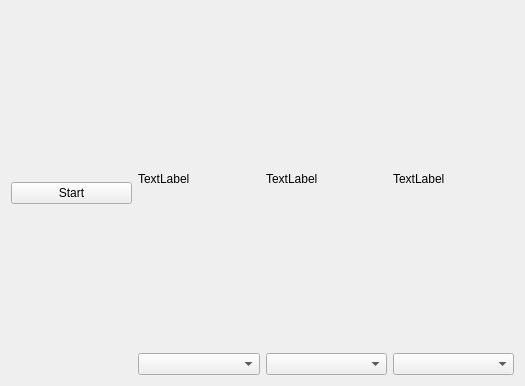
<?xml version="1.0" encoding="UTF-8"?>
<ui version="4.0">
 <class>Form</class>
 <widget class="QWidget" name="Form">
  <property name="geometry">
   <rect>
    <x>0</x>
    <y>0</y>
    <width>525</width>
    <height>386</height>
   </rect>
  </property>
  <property name="windowTitle">
   <string>Cam view</string>
  </property>
  <layout class="QHBoxLayout" name="horizontalLayout">
   
   <item>
    <layout class="QVBoxLayout" name="verticalLayout">
 
     <item>
      <widget class="QPushButton" name="control_bt">
       <property name="text">
        <string>Start</string>
       </property>
      </widget>
     </item>

    </layout>
   </item>

   <item>
    <layout class="QVBoxLayout" name="verticalLayout0">
     <item>
      <widget class="QLabel" name="image_label0">
       <property name="text">
        <string>TextLabel</string>
       </property>
      </widget>
     </item>
     
     <item>
      <widget class="QComboBox" name="dirs_box0">
      </widget>
     </item>
    </layout>
   </item>

   <item>
    <layout class="QVBoxLayout" name="verticalLayout1">
     <item>
      <widget class="QLabel" name="image_label1">
       <property name="text">
        <string>TextLabel</string>
       </property>
      </widget>
     </item>
     
     <item>
      <widget class="QComboBox" name="dirs_box1">

      </widget>
     </item>
    </layout>
   </item>

<item>
    <layout class="QVBoxLayout" name="verticalLayout2">
     <item>
      <widget class="QLabel" name="image_label2">
       <property name="text">
        <string>TextLabel</string>
       </property>
      </widget>
     </item>
     
     <item>
      <widget class="QComboBox" name="dirs_box2">

      </widget>
     </item>
    </layout>
   </item>
     </layout>
 </widget>
 <resources/>
 <connections/>
</ui>
